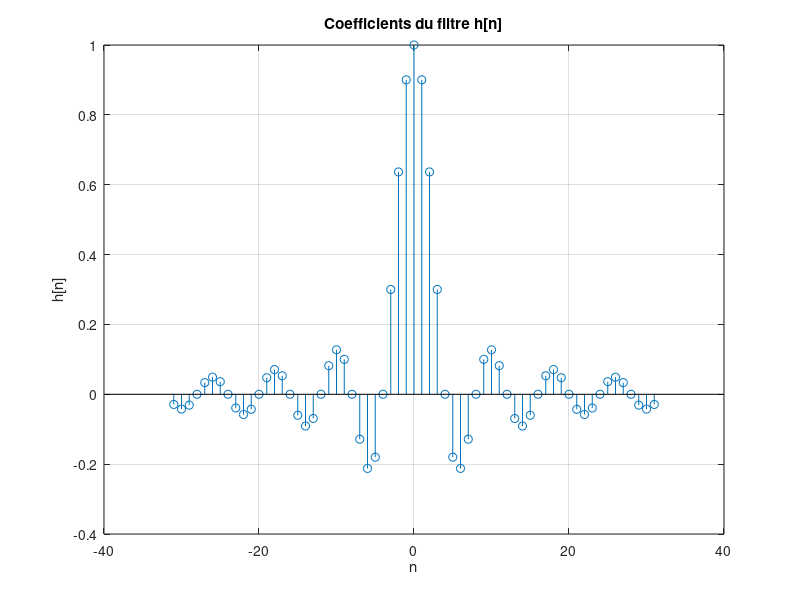

This chart was generated by the following MATLAB code:
Wp = 0.2 * pi;
Ws = 0.3 * pi; 
M = 6.2*pi/(Ws - Wp); 

m1 = -(M)/2;
m2 = (M)/2;
n = m1:m2; 

Wc = (Wp + Ws) / 2; 
h = (sin((Wc * n))) ./ (Wc * n); 

h(n == 0) = 1; 

figure;
stem(n, h);
title('Coefficients du filtre h[n]');
xlabel('n');
ylabel('h[n]');
grid on;
